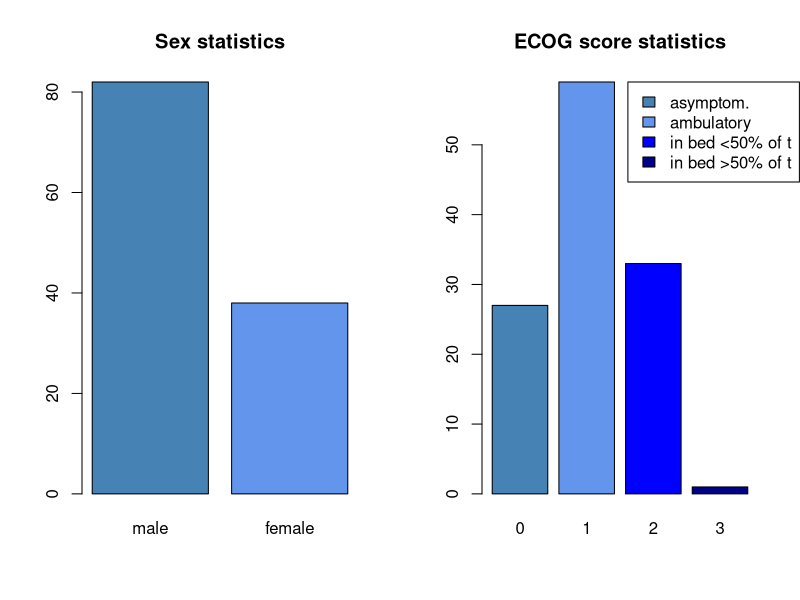
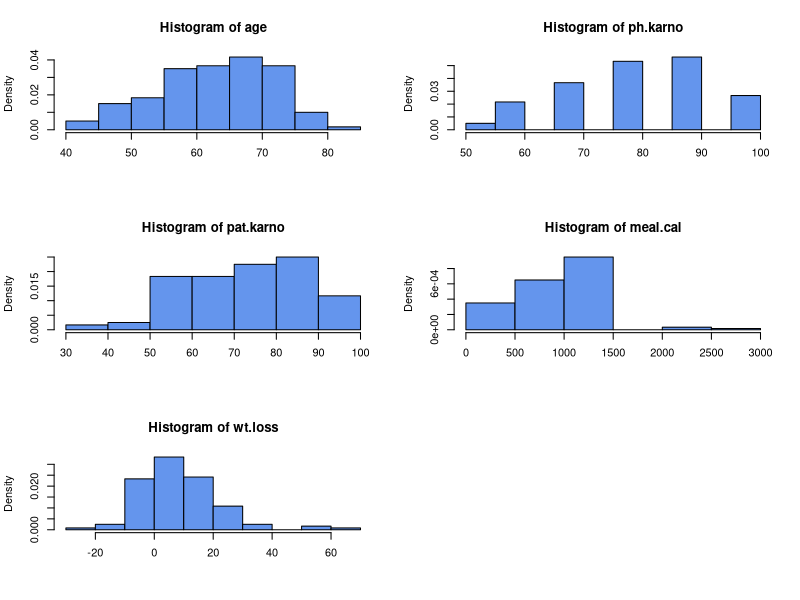

Write R code to recreate these figures, in order.
## ---- chunk 1
library(dplyr)
library(ggplot2)
data("cancer", package = "survival")
## ---- chunk 2
data = cancer %>% dplyr::filter(status == 2) %>% na.omit()
## ---- chunk 3
table(data$inst)
## ---- chunk 4
par(mfrow=c(1,2))
barplot(table(data$sex), main="Sex statistics", names.arg=c("male", "female"),
        col=c("steelblue","cornflowerblue"))
barplot(table(data$ph.ecog), main="ECOG score statistics",
        legend = c("asymptom.", "ambulatory", "in bed <50% of t", "in bed >50% of t"),
        args.legend = list(x = "topright",inset = c(- 0.15, 0)),
        col=c("steelblue","cornflowerblue","blue","darkblue"))
## ---- chunk 5
par(mfrow=c(3,2))
hist(data$age, freq=FALSE, col="cornflowerblue", main="Histogram of age",xlab="")
hist(data$ph.karno, freq=FALSE, col="cornflowerblue", main="Histogram of ph.karno",xlab="")
hist(data$pat.karno, freq=FALSE, col="cornflowerblue", main="Histogram of pat.karno",xlab="")
hist(data$meal.cal, freq=FALSE, col="cornflowerblue", main="Histogram of meal.cal",xlab="")
hist(data$wt.loss, freq=FALSE, col="cornflowerblue", main="Histogram of wt.loss",xlab="")
## ---- chunk 6
cor(data[c(4,7,8,9,10)], method=c("pearson"))
